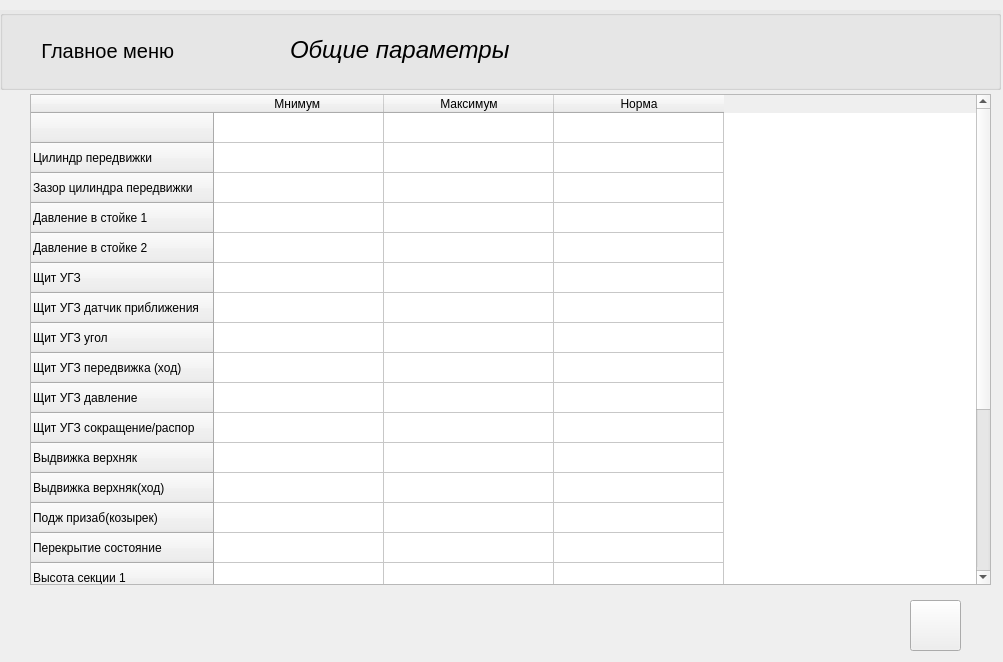
<?xml version="1.0" encoding="UTF-8"?>
<ui version="4.0">
 <class>MainWindow</class>
 <widget class="QMainWindow" name="MainWindow">
  <property name="geometry">
   <rect>
    <x>0</x>
    <y>0</y>
    <width>1003</width>
    <height>662</height>
   </rect>
  </property>
  <property name="windowTitle">
   <string>Общие параметры</string>
  </property>
  <property name="windowIcon">
   <iconset>
    <normaloff>../../image/img tools/memory.png</normaloff>../../image/img tools/memory.png</iconset>
  </property>
  <widget class="QWidget" name="centralwidget">
   <widget class="QTableWidget" name="all_param_tableWidget">
    <property name="geometry">
     <rect>
      <x>30</x>
      <y>94</y>
      <width>961</width>
      <height>491</height>
     </rect>
    </property>
    <property name="showGrid">
     <bool>true</bool>
    </property>
    <property name="sortingEnabled">
     <bool>false</bool>
    </property>
    <attribute name="horizontalHeaderDefaultSectionSize">
     <number>170</number>
    </attribute>
    <row>
     <property name="text">
      <string/>
     </property>
    </row>
    <row>
     <property name="text">
      <string>Цилиндр передвижки</string>
     </property>
    </row>
    <row>
     <property name="text">
      <string>Зазор цилиндра передвижки</string>
     </property>
    </row>
    <row>
     <property name="text">
      <string>Давление в стойке 1</string>
     </property>
    </row>
    <row>
     <property name="text">
      <string>Давление в стойке 2</string>
     </property>
    </row>
    <row>
     <property name="text">
      <string>Щит УГЗ</string>
     </property>
    </row>
    <row>
     <property name="text">
      <string>Щит УГЗ датчик приближения</string>
     </property>
    </row>
    <row>
     <property name="text">
      <string>Щит УГЗ угол</string>
     </property>
    </row>
    <row>
     <property name="text">
      <string>Щит УГЗ передвижка (ход)</string>
     </property>
    </row>
    <row>
     <property name="text">
      <string>Щит УГЗ давление</string>
     </property>
    </row>
    <row>
     <property name="text">
      <string>Щит УГЗ сокращение/распор</string>
     </property>
    </row>
    <row>
     <property name="text">
      <string>Выдвижка верхняк</string>
     </property>
    </row>
    <row>
     <property name="text">
      <string>Выдвижка верхняк(ход)</string>
     </property>
    </row>
    <row>
     <property name="text">
      <string>Подж призаб(козырек)</string>
     </property>
    </row>
    <row>
     <property name="text">
      <string>Перекрытие состояние</string>
     </property>
    </row>
    <row>
     <property name="text">
      <string>Высота секции 1</string>
     </property>
    </row>
    <row>
     <property name="text">
      <string>Высота секции 2</string>
     </property>
    </row>
    <row>
     <property name="text">
      <string>Высота секции 3</string>
     </property>
    </row>
    <row>
     <property name="text">
      <string>New Row</string>
     </property>
    </row>
    <row>
     <property name="text">
      <string>New Row</string>
     </property>
    </row>
    <row>
     <property name="text">
      <string>New Row</string>
     </property>
    </row>
    <row>
     <property name="text">
      <string>New Row</string>
     </property>
    </row>
    <row>
     <property name="text">
      <string>New Row</string>
     </property>
    </row>
    <column>
     <property name="text">
      <string>Мнимум </string>
     </property>
    </column>
    <column>
     <property name="text">
      <string>Максимум</string>
     </property>
    </column>
    <column>
     <property name="text">
      <string>Норма</string>
     </property>
    </column>
   </widget>
   <widget class="QPushButton" name="save_pushButton">
    <property name="geometry">
     <rect>
      <x>910</x>
      <y>600</y>
      <width>51</width>
      <height>51</height>
     </rect>
    </property>
    <property name="text">
     <string/>
    </property>
    <property name="icon">
     <iconset>
      <normaloff>../../image/img tools/save.png</normaloff>../../image/img tools/save.png</iconset>
    </property>
    <property name="iconSize">
     <size>
      <width>135</width>
      <height>135</height>
     </size>
    </property>
   </widget>
   <widget class="QGroupBox" name="groupBox">
    <property name="geometry">
     <rect>
      <x>0</x>
      <y>10</y>
      <width>1001</width>
      <height>80</height>
     </rect>
    </property>
    <property name="styleSheet">
     <string notr="true">QGroupBox{
 background-color: #e9e9e9;
}</string>
    </property>
    <property name="title">
     <string/>
    </property>
    <widget class="QPushButton" name="exit_main_pushButton">
     <property name="geometry">
      <rect>
       <x>10</x>
       <y>20</y>
       <width>201</width>
       <height>41</height>
      </rect>
     </property>
     <property name="layoutDirection">
      <enum>Qt::LeftToRight</enum>
     </property>
     <property name="styleSheet">
      <string notr="true">QPushButton{
border-radius: 8px;
font-size: 15pt;}</string>
     </property>
     <property name="text">
      <string>Главное меню </string>
     </property>
     <property name="icon">
      <iconset>
       <normaloff>../../image/img tools/back.png</normaloff>../../image/img tools/back.png</iconset>
     </property>
     <property name="iconSize">
      <size>
       <width>20</width>
       <height>20</height>
      </size>
     </property>
    </widget>
    <widget class="QLabel" name="label">
     <property name="geometry">
      <rect>
       <x>290</x>
       <y>25</y>
       <width>221</width>
       <height>31</height>
      </rect>
     </property>
     <property name="text">
      <string>&lt;html&gt;&lt;head/&gt;&lt;body&gt;&lt;p&gt;&lt;span style=&quot; font-size:18pt; font-style:italic;&quot;&gt;Общие параметры&lt;/span&gt;&lt;/p&gt;&lt;/body&gt;&lt;/html&gt;</string>
     </property>
    </widget>
   </widget>
  </widget>
 </widget>
 <resources/>
 <connections/>
</ui>
